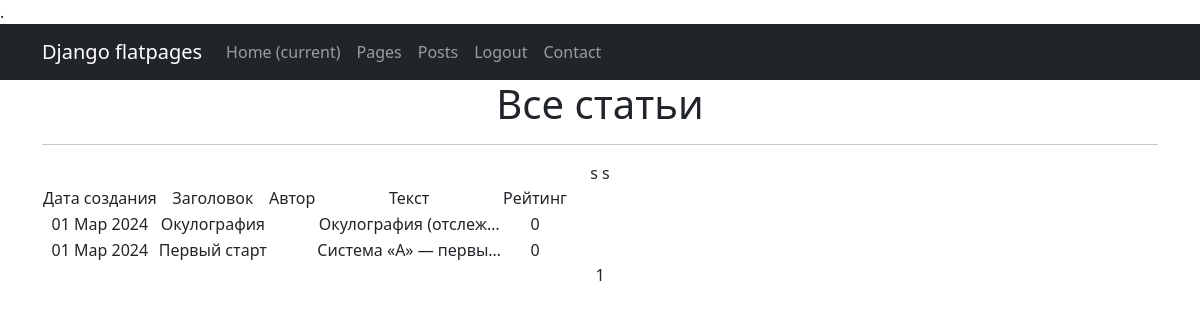
/posts/, run on an earlier commit of the app's database.
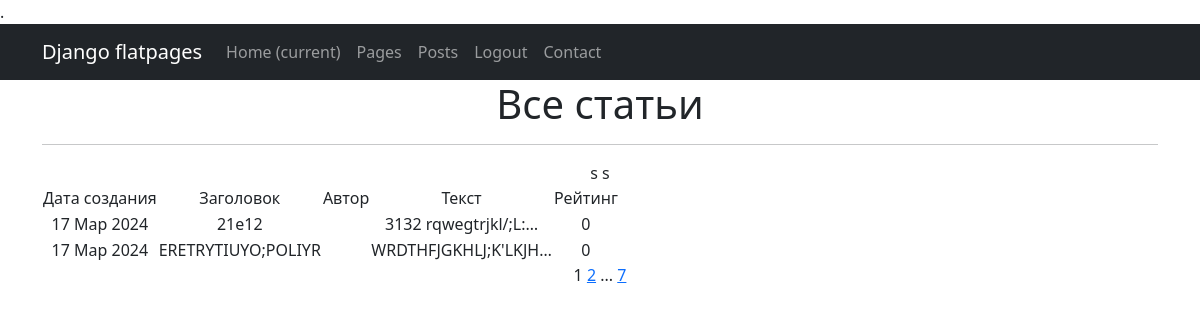
And on a later commit of the database.
### news/models.py (models this page shows, shortened)
class Post(models.Model):
    author = models.ForeignKey(Author, on_delete=models.CASCADE)
    NEWS = 'NW'
    ARTICLE = 'AR'
    CATEGORY_CHOICES = (
        (NEWS, 'Новость'),
        (ARTICLE, 'Статья'),
    )
    categoryType = models.CharField(max_length=2, choices=CATEGORY_CHOICES, default=ARTICLE)
    dateCreation = models.DateTimeField(auto_now_add=True)
    postCategory = models.ManyToManyField(Category, through='PostCategory')
    title = models.CharField(max_length=128)
    text = models.TextField()
    rating = models.SmallIntegerField(default=0)

### news/views.py (the view)
# urls.py: path('', PostList.as_view()),
class PostList(ListView):
    model = Post
    ordering = 'title'
    template_name = 'news.html'
    context_object_name = 'posts'
    paginate_by = 2

### templates/news.html (shortened to what this page needs)
{% extends 'flatpages/default.html' %}
{% load filters %}
{% block content %}
   <h1>Все статьи</h1>
   <hr>
   {% if posts %}
       <table>
           <tr>
               <td>Дата создания
</td>
               <td>Заголовок</td>
               <td>Автор</td>
               <td>Текст</td>
               <td>Рейтинг</td>
           </tr>
           {% for post in posts %}
               <tr>
                   <td>{{ post.dateCreation|date:'d M Y' }}</td>
                   <td>{{ post.title }}</td>s
                   <td>{{ post.user }}</td>
                   <td>{{ post.text|truncatechars:20 }}</td>
                   <td>{{ post.rating }}</td>
               </tr>
           {% endfor %}
       </table>
   {% else %}
       <h2>Статей нет!</h2>
   {% endif %}
   {{ page_obj.number }}
   {% if page_obj.has_next %}
       <a href="?page={{ page_obj.next_page_number }}">{{ page_obj.next_page_number }}</a>
       {% if paginator.num_pages != page_obj.next_page_number %}
           ...
           <a href="?page={{ page_obj.paginator.num_pages }}">{{ page_obj.paginator.num_pages }}</a>
       {% endif %}
   {% endif %}
{% endblock content %}

What changed in the data, as far as the page shows it:
no longer on this page (row unchanged): Post: dateCreation "01 Мар 2024", title "Окулография", text "Окулография (отслеж…", rating "0"
no longer on this page (row unchanged): Post: dateCreation "01 Мар 2024", title "Первый старт", text "Система «А» — первы…", rating "0"
added Post: dateCreation "17 Мар 2024", title "21e12", text "3132 rqwegtrjkl/;L:…", rating "0"
added Post: dateCreation "17 Мар 2024", title "ERETRYTIUYO;POLIYR", text "WRDTHFJGKHLJ;K'LKJH…", rating "0"
Also different on the page:
{{ page_obj.next_page_number }}: (not shown) → "2"
{{ page_obj.paginator.num_pages }}: (not shown) → "7"
